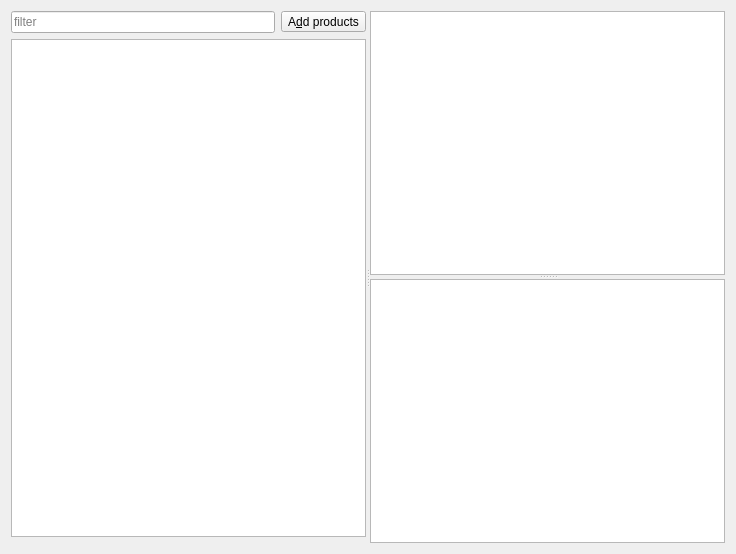
<?xml version="1.0" encoding="UTF-8"?>
<ui version="4.0">
 <class>TabProductsWidget</class>
 <widget class="QWidget" name="TabProductsWidget">
  <property name="geometry">
   <rect>
    <x>0</x>
    <y>0</y>
    <width>736</width>
    <height>554</height>
   </rect>
  </property>
  <property name="windowTitle">
   <string>Products Tab</string>
  </property>
  <layout class="QHBoxLayout" name="horizontalLayout">
   <item>
    <widget class="QSplitter" name="splitter_2">
     <property name="orientation">
      <enum>Qt::Horizontal</enum>
     </property>
     <widget class="QWidget" name="verticalLayoutWidget">
      <layout class="QVBoxLayout" name="verticalLayout">
       <item>
        <layout class="QHBoxLayout" name="FilterLayout" stretch="0,0">
         <item>
          <widget class="TextInput" name="edit_filter_prod">
           <property name="placeholderText">
            <string>filter</string>
           </property>
          </widget>
         </item>
         <item>
          <widget class="QToolButton" name="button_add_prod">
           <property name="text">
            <string>A&amp;dd products</string>
           </property>
           <property name="checkable">
            <bool>true</bool>
           </property>
          </widget>
         </item>
        </layout>
       </item>
       <item>
        <widget class="ProductsTableView" name="table_products">
         <property name="selectionBehavior">
          <enum>QAbstractItemView::SelectRows</enum>
         </property>
         <attribute name="verticalHeaderDefaultSectionSize">
          <number>20</number>
         </attribute>
        </widget>
       </item>
       <item>
        <widget class="QWidget" name="widget_add_products" native="true"/>
       </item>
      </layout>
     </widget>
     <widget class="QSplitter" name="splitter">
      <property name="orientation">
       <enum>Qt::Vertical</enum>
      </property>
      <widget class="BatchTableView" name="table_batchbyid">
       <property name="selectionBehavior">
        <enum>QAbstractItemView::SelectRows</enum>
       </property>
       <attribute name="verticalHeaderDefaultSectionSize">
        <number>20</number>
       </attribute>
      </widget>
      <widget class="DistributorTableView" name="table_distributorbyid">
       <property name="selectionBehavior">
        <enum>QAbstractItemView::SelectRows</enum>
       </property>
       <attribute name="verticalHeaderDefaultSectionSize">
        <number>20</number>
       </attribute>
      </widget>
     </widget>
    </widget>
   </item>
  </layout>
 </widget>
 <customwidgets>
  <customwidget>
   <class>TextInput</class>
   <extends>QLineEdit</extends>
   <header>TextInput.h</header>
  </customwidget>
  <customwidget>
   <class>ProductsTableView</class>
   <extends>QTableView</extends>
   <header>ProductsTableView.h</header>
  </customwidget>
  <customwidget>
   <class>BatchTableView</class>
   <extends>QTableView</extends>
   <header>BatchTableView.h</header>
  </customwidget>
  <customwidget>
   <class>DistributorTableView</class>
   <extends>QTableView</extends>
   <header>DistributorTableView.h</header>
  </customwidget>
 </customwidgets>
 <tabstops>
  <tabstop>edit_filter_prod</tabstop>
  <tabstop>button_add_prod</tabstop>
  <tabstop>table_products</tabstop>
  <tabstop>table_batchbyid</tabstop>
  <tabstop>table_distributorbyid</tabstop>
 </tabstops>
 <resources/>
 <connections/>
</ui>
